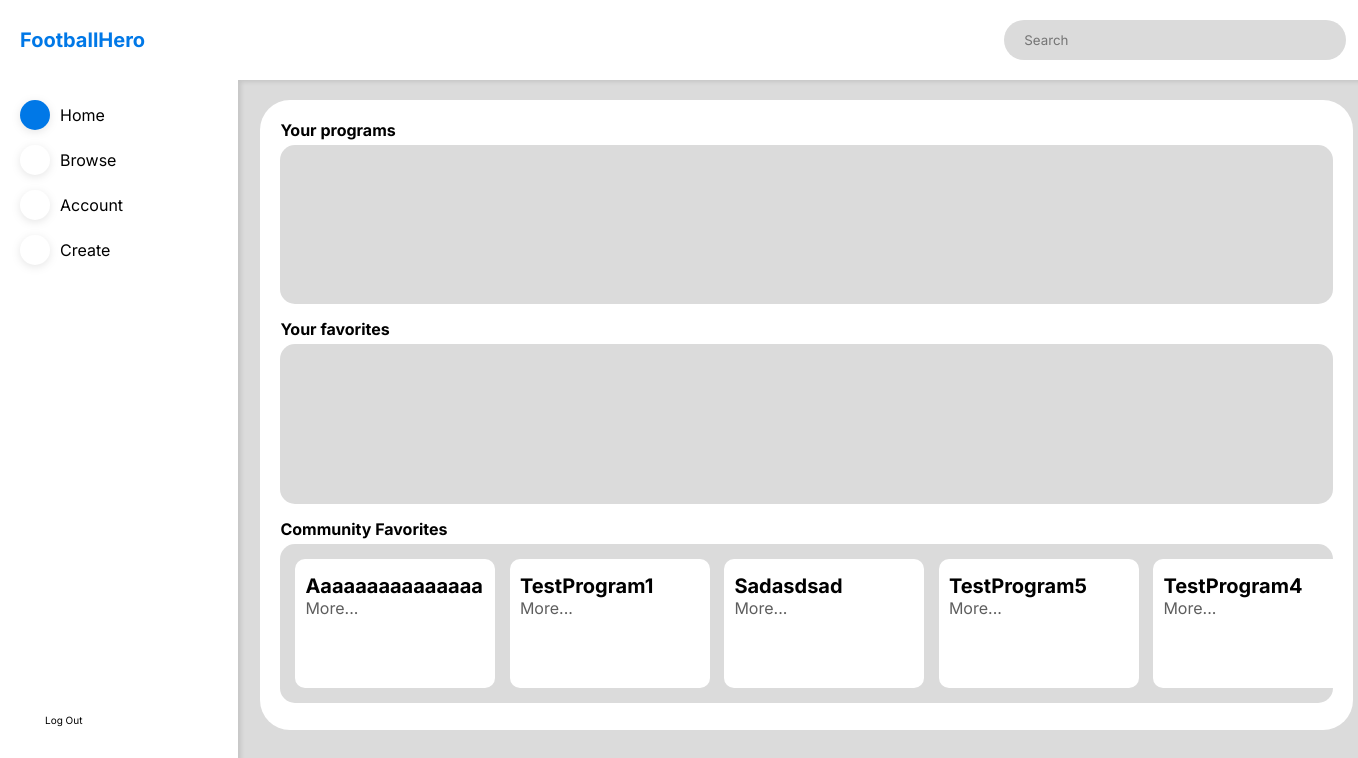
The app's page /dashboard (signed in) with its own data.
### website/models.py (models this page shows)
class Program(db.Model):
    id = db.Column(db.Integer, primary_key=True)
    name = db.Column(db.String(150), nullable=False)
    user_id = db.Column(db.Integer, db.ForeignKey('user.id'), nullable=False)
    description = db.Column(db.String(3000))
    exercises = db.relationship(
        'Exercise', secondary=ExerciseProgram, backref='exercises')
    favorited = db.relationship(
        'User', secondary=FavoriteProgram, backref=db.backref('favirouted'),  lazy='dynamic')

### website/dashboard.py (the view)
@dashboard.route("/dashboard")
def home():
    if 'user' in session:
        user = db.session.query(User).filter(
            User.username == session['user']).first()
        if not user:
            abort(404)
        programscreated = db.session.query(Program.id, Program.name).filter(
            (Program.user_id == int(user.id))).all()
        UserFavorites = user.favorites.all()
        mostfavorites = db.session.query(
            FavoriteProgram.columns.program_id.label('id'), Program.name).join(Program).group_by(FavoriteProgram.columns.program_id).order_by(desc(func.count(FavoriteProgram.columns.program_id))).limit(5).all()
        return render_template('dashboard.html', user=user, programscreated=programscreated, UserFavorites=UserFavorites, mostfavorites=mostfavorites)
    else:
        return redirect((url_for('auth.signin')))

### website/templates/dashboard.html (shortened to what this page needs)
{% extends 'dashboard_template.html' %}
{% block content %}
<div class="dashboard-body-element dashboard-body-first dashboard-dashboard-programs">
    <p class="dashboard-dashboard-programs-header">Your programs</p>
    <div class="dashboard-dashboard-programs-list">
    </div>
    <p class="dashboard-dashboard-programs-header">Your favorites</p>
    <div class="dashboard-dashboard-programs-list">
    </div>
    <p class="dashboard-dashboard-programs-header">Community Favorites</p>
    <div class="dashboard-dashboard-programs-list">
        {% for program in mostfavorites%}
        <div class="dashboard-dashboard-programs-list-card">
            <p>{{program.name}}</p>
            <a onclick="location.href = '/program/{{program.id}}'">more...</a>
        </div>
        {% endfor %}
    </div>
</div>
{% endblock %}

### website/static/styles.css (style rules this page uses)
* { padding: 0; margin: 0; box-sizing: border-box; font-family: "Inter", "Poppins"; }
:root { --main-color: #0078e7; --secondary-color: #dbdbdb; --background-colour: #ffffff; --text-color-1: #000000; --text-color-2: #5e5e5e; --text-color-3: #ffffff; }
html { scroll-behavior: smooth; }
.dashboard-body-first { margin-top: 40px; }
.dashboard-body-element { width: 96%; margin-left: auto; margin-right: auto; background-color: var(--background-colour); padding: 20px; border-radius: 30px; }
.dashboard-dashboard-programs { margin-top: 20px; height: 60%; min-height: 400px; }
.dashboard-dashboard-programs-header { font-weight: bold; margin-bottom: 5px; }
.dashboard-dashboard-programs-list { background-color: var(--secondary-color); padding: 15px; border-radius: 15px; height: 27%; margin-bottom: 15px; overflow-x: auto; white-space: nowrap; }
.dashboard-dashboard-programs-list-card { display: inline-block; height: 100%; width: 200px; margin-right: 10px; background-color: var(--background-colour); padding: 10px; border-radius: 10px; text-transform: capitalize; position: relative; }
.dashboard-dashboard-programs-list-card p:first-child { font-weight: bold; font-size: 20px; max-width: 200px; }
.dashboard-dashboard-programs-list-card p { margin-top: 5px; }
.dashboard-dashboard-programs-list-card a { color: var(--text-color-2); }
.dashboard-dashboard-programs { height: 90%; min-height: 600px; margin-top: 20px; }

### records on screen
Program: name "Aaaaaaaaaaaaaaa"
Program: name "TestProgram1"
Program: name "Sadasdsad"
Program: name "TestProgram5"
Program: name "TestProgram4"
